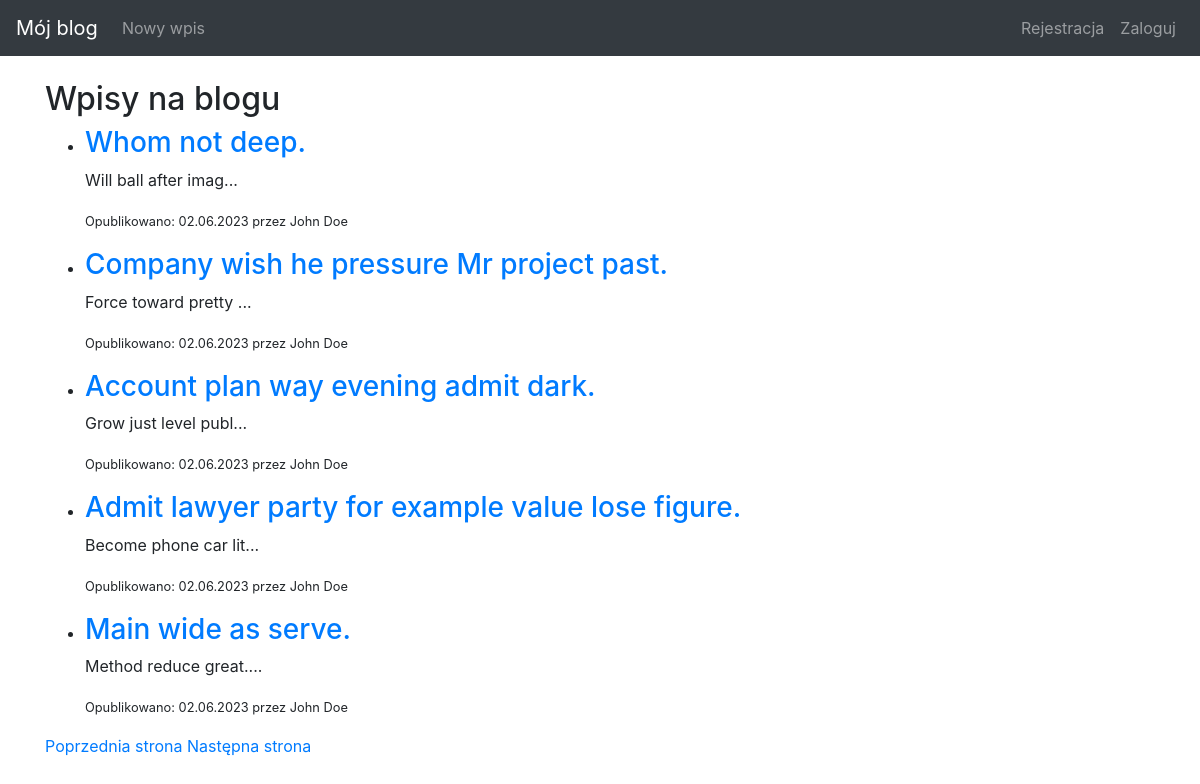
/page/2, run on the app's committed database.
### blog/models.py (models this page shows, shortened)
class Entry(db.Model):
    id = db.Column(db.Integer, primary_key=True)
    title = db.Column(db.String(80), nullable=False)
    body = db.Column(db.Text, nullable=False)
    pub_date = db.Column(db.DateTime, nullable=False, default=datetime.datetime.utcnow)
    is_published = db.Column(db.Boolean, default=False)
    user_id = db.Column(db.Integer, db.ForeignKey('user.id'))
    author = db.relationship('User', backref='posts')
    def get_absolute_url(self):
        return url_for('entry_detail', entry_id=self.id)

class User(UserMixin, db.Model):
    id = db.Column(db.Integer, primary_key=True)
    name = db.Column(db.String(50), nullable=False)
    email = db.Column(db.String(120), unique=True, nullable=False)
    password_hash = db.Column(db.String(128))
    reset_password_token = db.Column(db.String(128))

### blog/routes.py (the view)
@app.route('/', defaults={'page': 1})
@app.route('/page/<int:page>')
def index(page):
    PER_PAGE = 5
    entries = Entry.query.order_by(Entry.pub_date.desc()).paginate(page=page, per_page=PER_PAGE, error_out=False)
    return render_template('entries.html', entries=entries)

### blog/templates/entries.html
{% extends "base.html" %}
{% block content %}
<h2>Wpisy na blogu</h2>
<ul>
{% for entry in entries.items %}
    <li>
        {% if entry.is_published %}
            <h3><a href="{{ entry.get_absolute_url() }}">{{ entry.title }}</a></h3>
            <p>{{ entry.body[:20] }}{% if entry.body|length > 20 %}...{% endif %}</p>
            <p><small>Opublikowano: {{ entry.pub_date.strftime('%d.%m.%Y') }} przez {{ entry.author.name }}</small></p>
            {% else %}
            <h3><a href="{{ entry.get_absolute_url() }}">{{ entry.title }}</a></h3>
            <p><small>Wpis czeka na publikację</small></p>
            {% endif %}
    </li>
{% endfor %}
</ul>
<div>
{% if entries.has_prev %}
    <a href="{{ url_for('index', page=entries.prev_num) }}">Poprzednia strona</a>
{% endif %}
{% if entries.has_next %}
    <a href="{{ url_for('index', page=entries.next_num) }}">Następna strona</a>
{% endif %}
</div>
{% endblock %}

### blog/templates/base.html (style rules this page uses)
body { padding-top: 5rem; }

### data on the page
Entry: title "Whom not deep.", body "Will ball after imag", pub_date "02.06.2023", author.name "John Doe"
Entry: title "Company wish he pressure Mr project past.", body "Force toward pretty", pub_date "02.06.2023", author.name "John Doe"
Entry: title "Account plan way evening admit dark.", body "Grow just level publ", pub_date "02.06.2023", author.name "John Doe"
Entry: title "Admit lawyer party for example value lose figure.", body "Become phone car lit", pub_date "02.06.2023", author.name "John Doe"
Entry: title "Main wide as serve.", body "Method reduce great.", pub_date "02.06.2023", author.name "John Doe"
